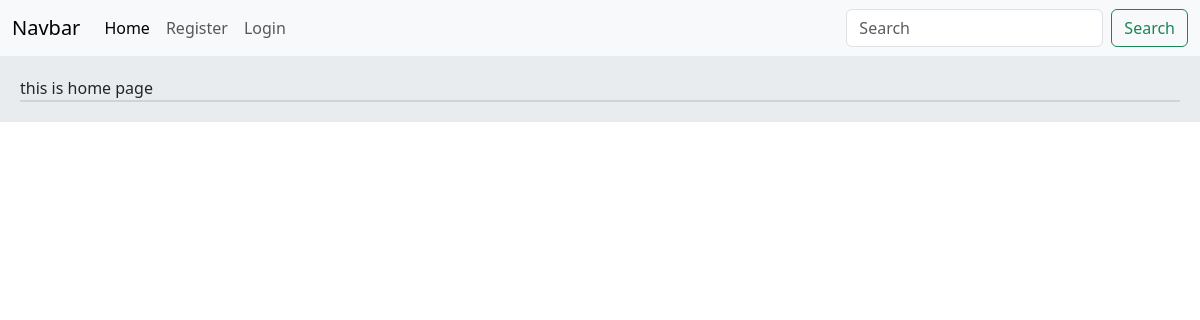
Before: / with the older database file.
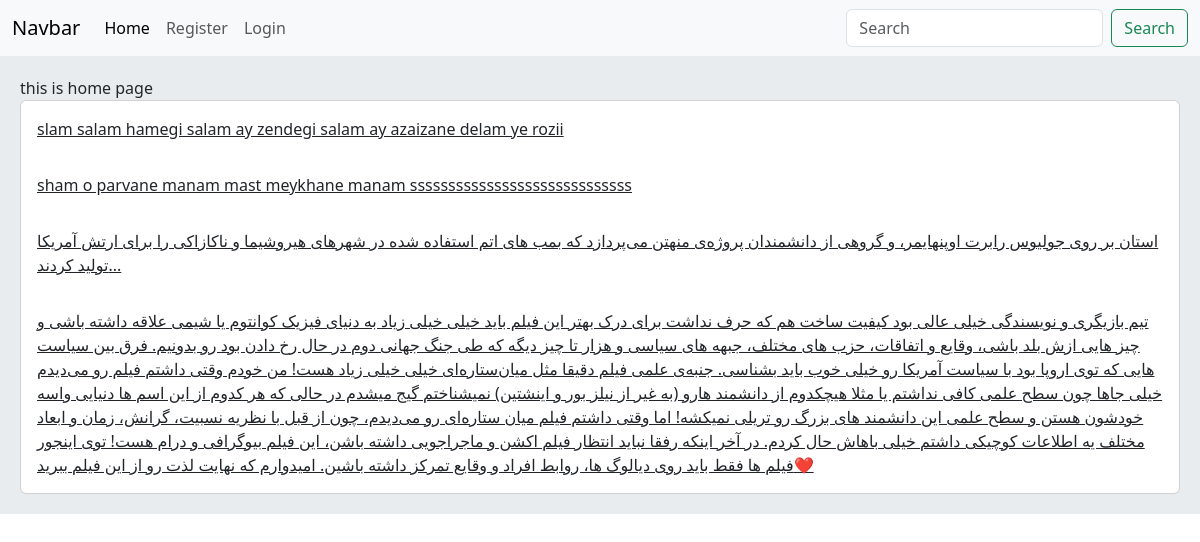
After: the same page with the newer database file.
### Home/models.py (models this page shows, shortened)
class post(models.Model):
    user = models.ForeignKey(User, on_delete=models.CASCADE)
    body = models.TextField()
    slug = models.SlugField()
    created = models.DateTimeField(auto_now_add=True)
    updated = models.DateTimeField(auto_now=True)

### Home/views.py (the view)
# urls.py: path("", views.HomeView.as_view(), name='Home')
class HomeView(View):
    def get(self, request):
        posts = post.objects.all()
        return render(request, 'home/index.html', {"posts":posts})

### Home/templates/home/index.html
{% extends "base.html" %}
{% block content %}
    this is home page
    <div class="card">
        {% for post in posts %}
            <a href="" class="card-body">{{ post.body }}</a>
        {% endfor %}
    </div>
{% endblock %}

### templates/base.html (shortened to what this page needs)
<!DOCTYPE html>
<html lang="en">
<head>
    <link href="https://cdn.jsdelivr.net/npm/bootstrap@5.3.2/dist/css/bootstrap.min.css" rel="stylesheet">
</head>
<body>
    {% include "inc/navbar.html" %}
    <div class="jumbotron">
        {% block content %}{% endblock %}
    </div>
</body>
</html>

### templates/inc/navbar.html (shortened to what this page needs)
<nav class="navbar navbar-expand-lg bg-body-tertiary">
  <div class="container-fluid">
    <a class="navbar-brand" href="#">Navbar</a>
    <div class="collapse navbar-collapse" id="navbarSupportedContent">
      <ul class="navbar-nav me-auto mb-2 mb-lg-0">
        <li class="nav-item">
          <a class="nav-link active" aria-current="page" href="{% url 'Home:Home' %}">Home</a>
        </li>
        {% if request.user.is_authenticated %}
        <li class="nav-item">
          <a class="nav-link" href="{% url 'account:user_logout' %}">Logout</a>
        </li>
        <li class="nav-item">
          <a class="nav-link" href="{% url 'account:user_profile' request.user.id %}">profile</a>
        </li>
        {% else %}
        <li class="nav-item">
          <a class="nav-link" href="{% url 'account:user_register' %}">Register</a>
        </li>
        <li class="nav-item">
          <a class="nav-link" href="{% url 'account:user_login' %}">Login</a>
        </li>
        {% endif %}
      </ul>
      <form class="d-flex" role="search">
        <input class="form-control me-2" type="search" placeholder="Search" aria-label="Search">
        <button class="btn btn-outline-success" type="submit">Search</button>
      </form>
    </div>
  </div>
</nav>

### templates/base.html (style rules this page uses)
.jumbotron { padding : 20px; margin-bottom : 20px; background-color: #e9ecef; }

Changed rows visible on the page:
added post: body "slam salam hamegi salam ay zendegi salam ay azaizane delam ye rozii"
added post: body "sham o parvane manam mast meykhane manam sssssssssssssssssssssssssssss"
added post: body "استان بر روی جولیوس رابرت اوپنهایمر، و گروهی از دانشمندان پروژه‌ی منهتن می‌پردازد که بمب‌ های اتم استفاده‌ شده در شهرهای هیروشیما و ناکازاکی را برای ارتش آمریکا تولید کردند..."
added post: body "تیم بازیگری و نویسندگی خیلی عالی بود کیفیت ساخت هم که حرف نداشت برای درک بهتر این فیلم باید خیلی خیلی زیاد به دنیای فیزیک کوانتوم یا شیمی علاقه داشته باشی و چیز هایی ازش بلد باشی، وقایع و اتفاقات، حزب های مختلف، جبهه های سیاسی و هزار تا چیز دیگه که طی جنگ جهانی دوم در حال رخ دادن بود رو بدونیم. فرق بین سیاست هایی که توی اروپا بود با سیاست آمریکا رو خیلی خوب باید بشناسی. جنبه‌ی علمی فیلم دقیقا مثل میان‌ستاره‌ای خیلی خیلی زیاد هست! من خودم وقتی داشتم فیلم رو می‌دیدم خیلی جاها چون سطح علمی کافی نداشتم یا مثلا هیچکدوم از دانشمند هارو (به غیر از نیلز بور و اینشتین) نمیشناختم گیج میشدم در حالی که هر کدوم از این اسم ها دنیایی واسه خودشون هستن و سطح علمی این دانشمند های بزرگ رو تریلی نمیکشه! اما…"
